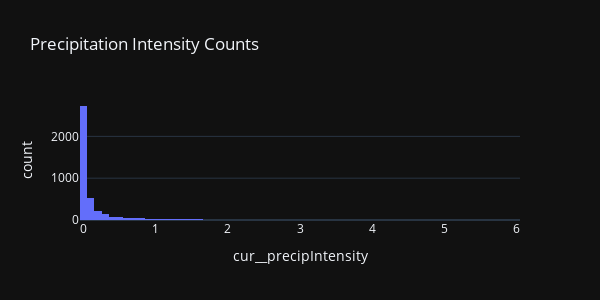

The notebook cell this image was saved under:
### Code cell
# now see the counts for each potential bucket
px.histogram(grouped, x="cur__precipIntensity", height=300, nbins=100,
             width=600, title='Precipitation Intensity Counts')

### Figure 1 — Plotly figure (JSON) as saved in the notebook; plotly's stock layout.template omitted (floating-point values rounded to 4 significant figures; data arrays with more than 128 entries replaced by an {"elided": "..."} marker saying what was removed)
{"data": [{"alignmentgroup": "True", "bingroup": "x", "hovertemplate": "cur__precipIntensity=%{x}<br>count=%{y}<extra></extra>", "legendgroup": "", "marker": {"color": "#636efa"}, "name": "", "nbinsx": 100, "offsetgroup": "", "orientation": "v", "showlegend": false, "type": "histogram", "x": {"elided": "4140 float values"}, "xaxis": "x", "yaxis": "y"}], "layout": {"barmode": "relative", "height": 300, "legend": {"tracegroupgap": 0}, "title": {"text": "Precipitation Intensity Counts"}, "width": 600, "xaxis": {"anchor": "y", "autorange": true, "domain": [0, 1], "range": [-0.05, 6.05], "title": {"text": "cur__precipIntensity"}, "type": "linear"}, "yaxis": {"anchor": "x", "autorange": true, "domain": [0, 1], "range": [0, 2871.0], "title": {"text": "count"}}}}
